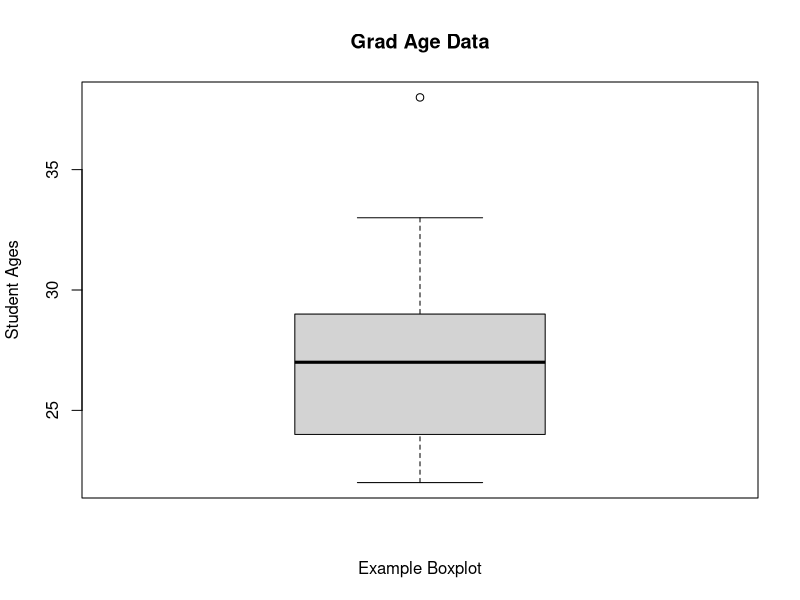
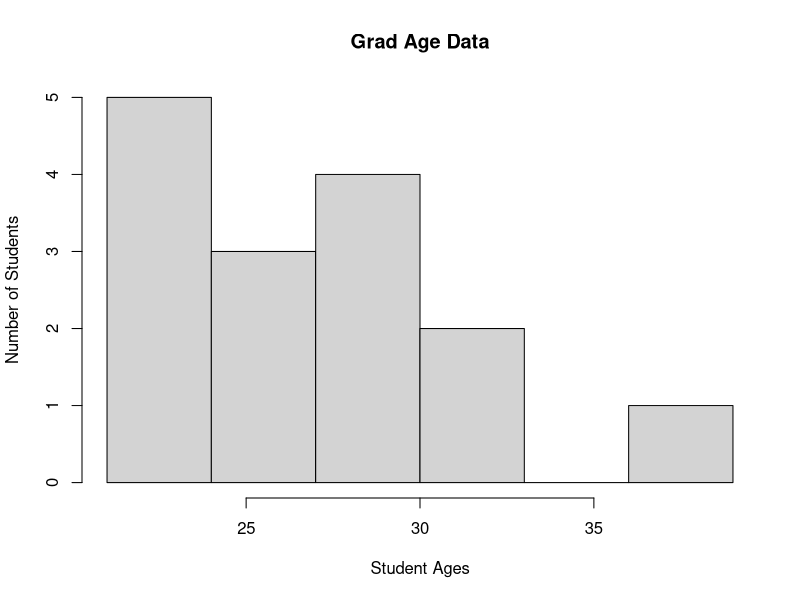

Write R code to recreate these figures, in order.
## ---- chunk 1
knitr::opts_chunk$set(echo = TRUE)
## ---- chunk 2
# This chunk is to illustrate some available options
## ---- chunk 3
grad_age <- data.frame(age = c(38, 26, 24, 25, 33, 22, 24,
                               27, 28, 28, 29, 22, 23, 29, 32),
                       pred_age = rep(x = 26, times = 15))
## ---- chunk 4
boxplot(x = grad_age$age, data = grad_age,
        main = "Grad Age Data", xlab = "Example Boxplot",
        ylab = "Student Ages")
## ---- chunk 5
hist(x = grad_age$age, data = grad_age,
     breaks = c(21, 24, 27, 30, 33, 36, 39),
     main = "Grad Age Data", xlab = "Student Ages",
        ylab = "Number of Students")
